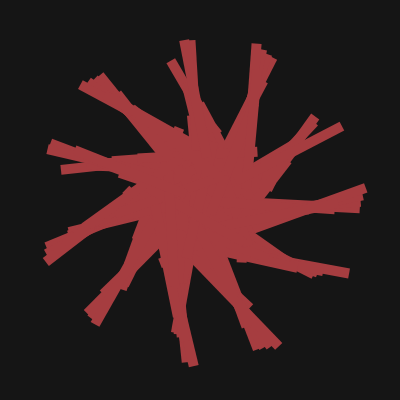
Frame 1 (no input)
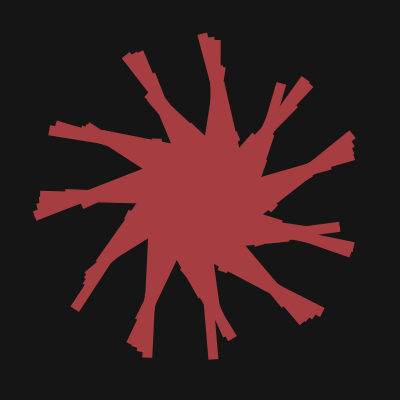
Frame 60 (no input)
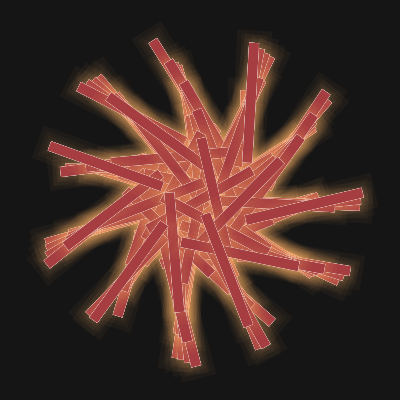
Frame 120 (the mouse pressed at the canvas centre since frame 60)

The p5.js sketch that drew these frames (run headless with seeded random() and noise() and a simulated clock; from frame 60 on, the mouse is pressed at the canvas centre):

// p5.js sketch
// ── sketch.js
const width = 400;
const height = 400;
const halfW = width / 2;
const halfH = height / 2;

const drawCount = 150;

function setup() {
	createCanvas(width, height);
	rectMode(CENTER);
}

function draw() {
	background('#151515');

	for (let i = 0; i < drawCount; i++) {
		push();
		translate(width / 2, height / 2);
		rotate(i + frameCount / 30);
		glowingRect(
			(i % 5) * 25,
			(i % 4) * 15,
			120,
			10,
			'#A63D40',
			'#E9B872',
			mouseIsPressed
		);
		pop();
	}
}

function glowingRect(x, y, w, h, fillColor, glowColor, fxActive) {
	const c = color(glowColor);
	c.setAlpha(10);

	if (fxActive) {
		stroke(c);
		strokeWeight(4);
		rect(x, y, w, h);

		stroke(c);
		strokeWeight(9);
		rect(x, y, w, h);

		stroke(c);
		strokeWeight(16);
		rect(x, y, w, h);

		stroke(c);
		strokeWeight(25);
		rect(x, y, w, h);
	}

	noStroke();
	fill(fillColor);
	rect(x, y, w, h);
}
